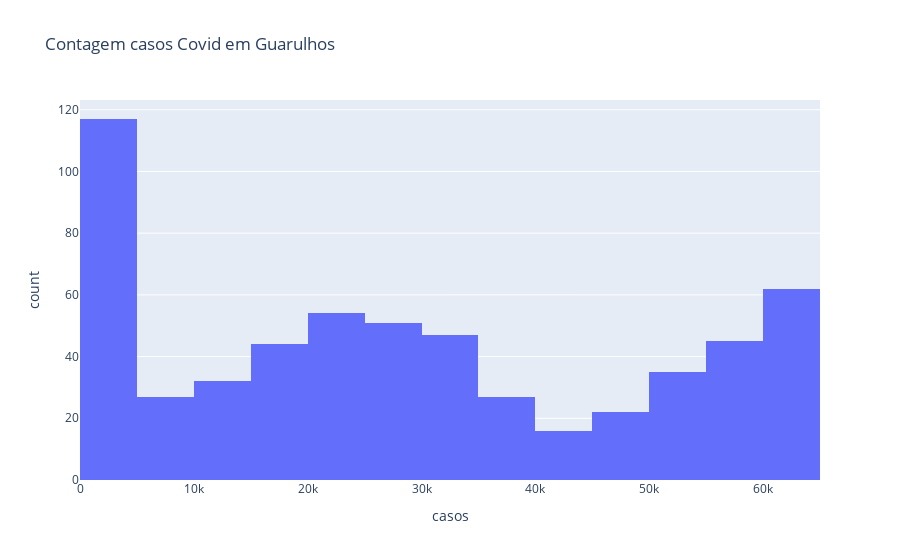

Write notebook code for a chart like this one.
### Code cell
px.histogram(guarulhos, x='casos',
             title='Contagem casos Covid em Guarulhos')

### Figure 1 — Plotly figure (JSON) as saved in the notebook; plotly's stock layout.template omitted (floating-point values rounded to 4 significant figures; data arrays with more than 128 entries replaced by an {"elided": "..."} marker saying what was removed)
{"data": [{"alignmentgroup": "True", "bingroup": "x", "hovertemplate": "casos=%{x}<br>count=%{y}<extra></extra>", "legendgroup": "", "marker": {"color": "#636efa", "pattern": {"shape": ""}}, "name": "", "offsetgroup": "", "orientation": "v", "showlegend": false, "type": "histogram", "x": {"elided": "579 int values"}, "xaxis": "x", "yaxis": "y"}], "layout": {"barmode": "relative", "legend": {"tracegroupgap": 0}, "title": {"text": "Contagem casos Covid em Guarulhos"}, "xaxis": {"anchor": "y", "domain": [0, 1], "title": {"text": "casos"}}, "yaxis": {"anchor": "x", "domain": [0, 1], "title": {"text": "count"}}}}
